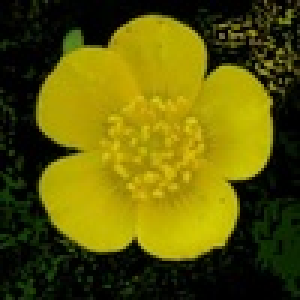
#> input picture dataset2/train/Buttercup/image_1124.jpg, 100 x 100 px (shown 3 times larger); its folder holds only this picture in this run
$ python flower_training.py   (older library calls are emulated)
#> lines starting #> are read from the running program, lines starting #| are printed output that depends on the picture
from sklearn.preprocessing import LabelEncoder
from sklearn.preprocessing import MinMaxScaler
import numpy as np
import mahotas
import cv2
import os
import h5py
import glob
# fixed-sizes for image
fixed_size = tuple((100, 100))

# path to training data
train_path = "D:\\project\\flower-classification\\dataset2\\train\\"

# no.of.trees for Random Forests
num_trees = 100

# bins for histogram
bins = 8

# train_test_split size
test_size = 0.10

# seed for reproducing same results
seed = 9


# feature-descriptor-1: Hu Moments
def fd_hu_moments(image):
    image = cv2.cvtColor(image, cv2.COLOR_BGR2GRAY)
    feature = cv2.HuMoments(cv2.moments(image)).flatten()
    return feature

# feature-descriptor-2: Haralick Texture
def fd_haralick(image):
    # convert the image to grayscale
    gray = cv2.cvtColor(image, cv2.COLOR_BGR2GRAY)
    # compute the haralick texture feature vector
    haralick = mahotas.features.haralick(gray).mean(axis=0)
    # return the result
    return haralick

# feature-descriptor-3: Color Histogram
def fd_histogram(image, mask=None):
    # convert the image to HSV color-space
    image = cv2.cvtColor(image, cv2.COLOR_BGR2HSV)
    # compute the color histogram
    hist  = cv2.calcHist([image], [0, 1, 2], None, [bins, bins, bins], [0, 256, 0, 256, 0, 256])
    # normalize the histogram
    cv2.normalize(hist, hist)
    # return the histogram
    return hist.flatten()

#read folder kind of flower form path

# get the training labels
train_labels = os.listdir(train_path)

# sort the training labels
train_labels.sort()
print(train_labels)

# empty lists to hold feature vectors and labels
global_features = []
labels = []

i, j = 0, 0
k = 0

# num of images per class
images_per_class = 80


# read image form each folder

# loop over the training data sub-folders
for training_name in train_labels:
    # join the training data path and each species training folder
    dir = os.path.join(train_path, training_name)

    # get the current training label
    current_label = training_name

    k = 1

    # loop over the images in each sub-folder
    for file in glob.glob(dir+"/*.jpg"):
        # get the image file name
        # file = dir + "/" + "Image ("+str(x) + ").jpg"

        print(file)
        # read the image and resize it oto a fixed-size
        image = cv2.imread(file)
#> image is the input picture: shape (100, 100, 3); mean B, G, R 6.4, 89.5, 94.5
        image = cv2.resize(image, fixed_size)

        ####################################
        # Global Feature extraction
        ####################################
        fv_hu_moments = fd_hu_moments(image)
#> in fd_hu_moments, `image = cv2.cvtColor(image, cv2.COLOR_BGR2GRAY)`:
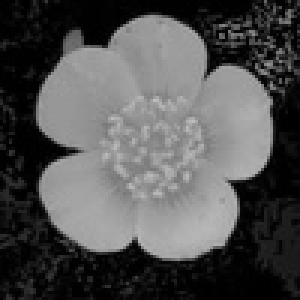
#> image: shape (100, 100) (shown 3 times larger); min 0, max 189, mean 81.5
#> in fd_hu_moments, `feature = cv2.HuMoments(cv2.moments(image)).flatten()`: feature = [0.00117, 1.05e-08, 9.3e-13, 2.77e-13, -9.65e-26, -1.81e-17, -1.02e-25]
#> fv_hu_moments has the same summary as feature in fd_hu_moments
#> (the run stopped early here; a loop or call above may not have finished)

$ run again, on dataset2/train/Daffodil/image_0006.jpg
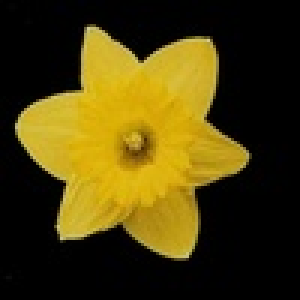
#> input picture dataset2/train/Daffodil/image_0006.jpg, 100 x 100 px (shown 3 times larger)
#> image is the input picture: shape (100, 100, 3); mean B, G, R 11.9, 61.8, 74.4
#> in fd_hu_moments, `image = cv2.cvtColor(image, cv2.COLOR_BGR2GRAY)`:
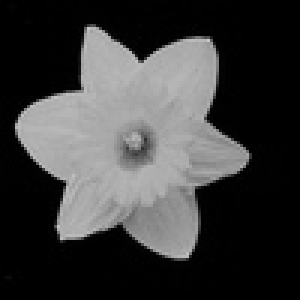
#> image: shape (100, 100) (shown 3 times larger); min 0, max 201, mean 59.9
#> feature = [0.00106, 4.04e-09, 3.78e-11, 1.09e-12, 8.04e-27, -5.17e-17, 6.95e-24]
#> fv_hu_moments has the same summary as feature in fd_hu_moments

$ run again, on dataset2/train/Buttercup/image_1125.jpg
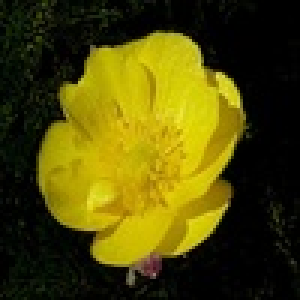
#> input picture dataset2/train/Buttercup/image_1125.jpg, 100 x 100 px (shown 3 times larger)
#> image is the input picture: shape (100, 100, 3); mean B, G, R 6.6, 72.8, 79.2
#> in fd_hu_moments, `image = cv2.cvtColor(image, cv2.COLOR_BGR2GRAY)`:
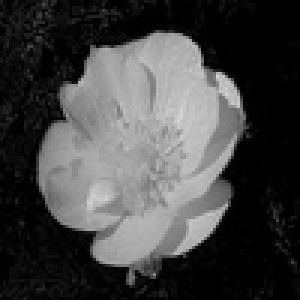
#> image: shape (100, 100) (shown 3 times larger); min 0, max 213, mean 67.1
#> feature = [0.0011, 3.5e-08, 3.86e-12, 5.58e-12, -2e-23, -9.71e-16, 1.64e-23]
#> fv_hu_moments has the same summary as feature in fd_hu_moments
